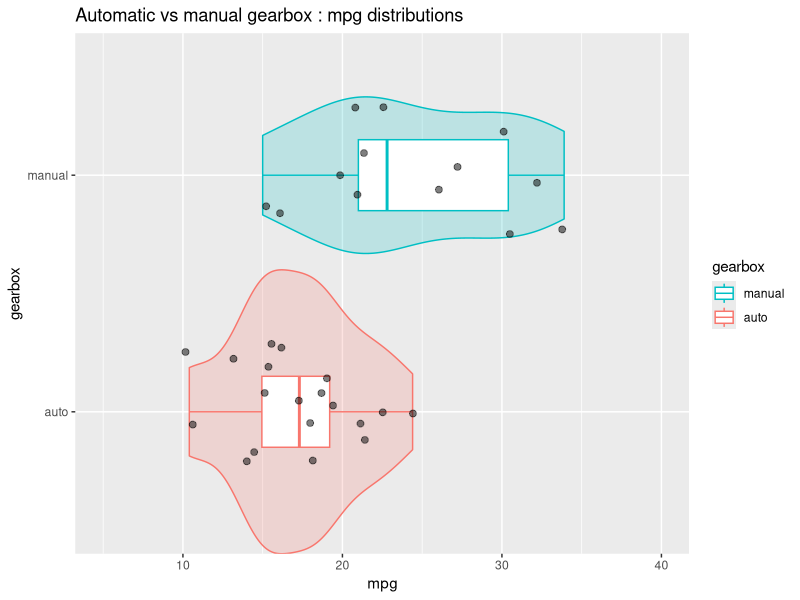
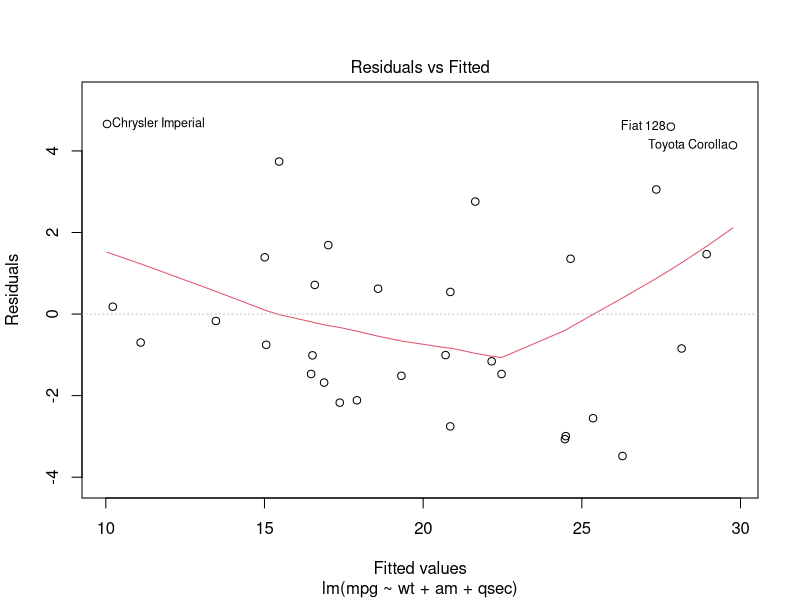
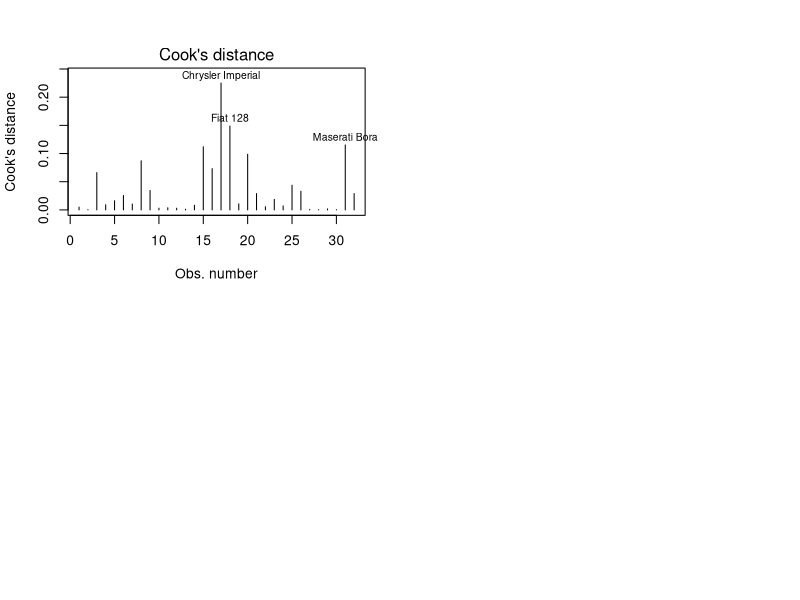
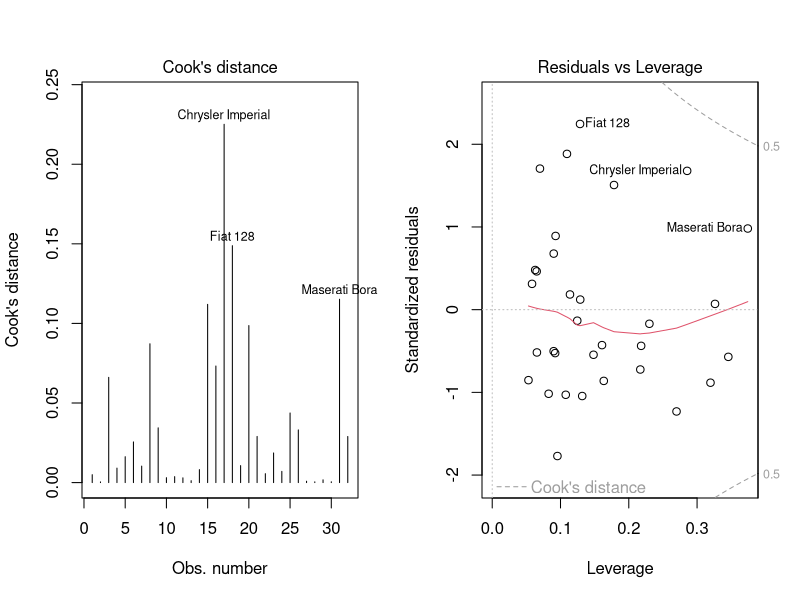
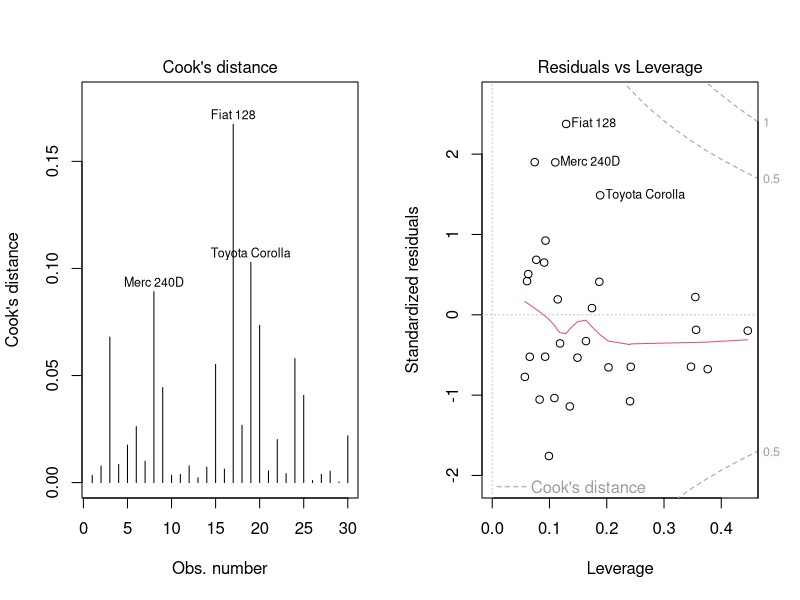
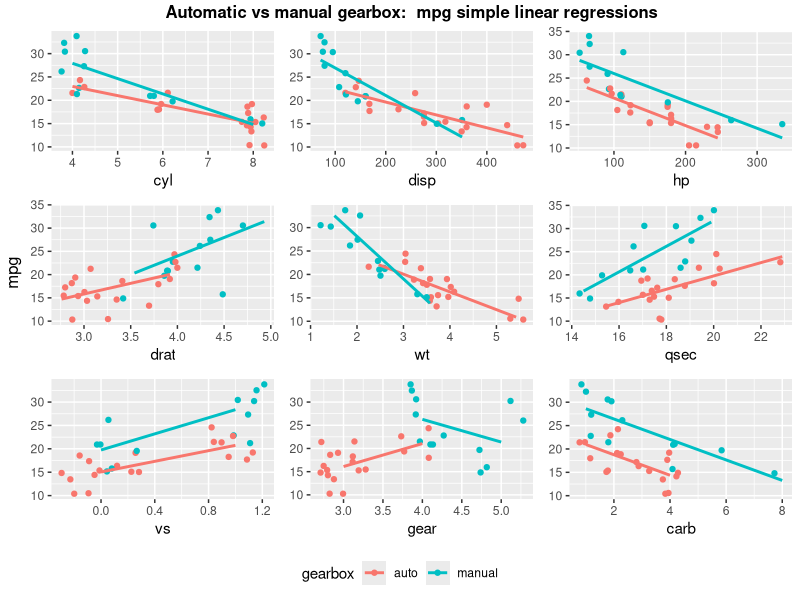
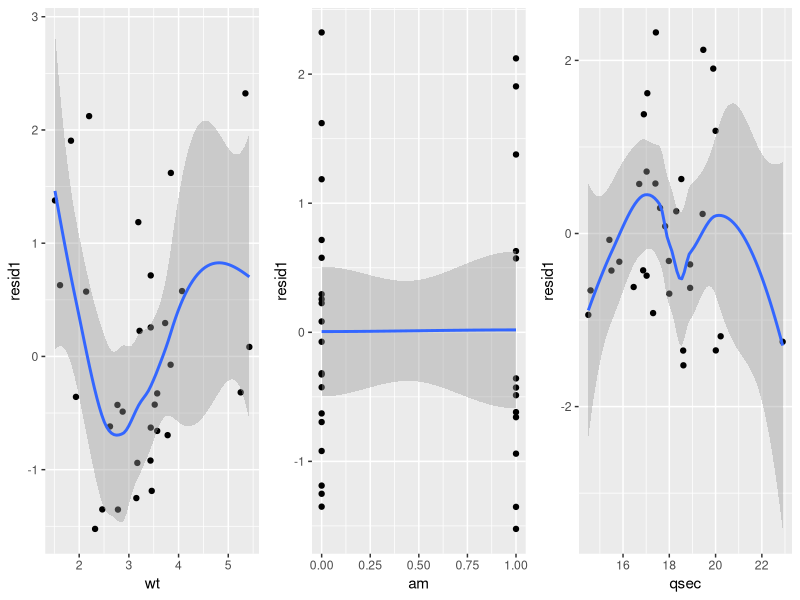

The R script that drew these images, in order: (Note: this script raises an error after producing the figures.)
#' ---
#' title: "Linear Models"
#' subtitle: "Project1.R"
#' author: "Bruno Fischer Colonimos"
#' date: '`r format(Sys.Date(), "%d %B %Y")`'
#' output:
#'         html_document:
#'                 theme: readable
#'                 number_sections: yes
#'         word_document:
#'              fig_caption: yes
#'              fig_width: 9
#'              toc: no
#'              number_sections: yes
#'              theme: readable
#' ---


#+ options
knitr::opts_chunk$set(echo = FALSE)


#' libraries + external code
#' =========================

#+ libraries, warnings = FALSE

library(dplyr)
# require(graphics)
# library(GGally)
library(ggplot2)
library(grid)
library(gridExtra)

# source(file.path("morecode", "multiplot", "multiplot.R"))


#' Global options
#' --------------
vsfigheight <-  2.5
vsfigwidth <-  2.5
sfigheight <-  3
sfigwidth <-  3
nfigheight <-  4
nfigwidth <-  4
lfigheight <-  5
lfigwidth <-  7
vlfigheight <-  7
vlfigwidth <-  10

defdevice <- NULL # NULL (print on current device), or 'win' (but anything goes)
defsleep <- 10 # default waiting time in seconds

#' The data
#' ========

# Help file : data frame with 32 observations on 11 variables.

# [, 1]	 mpg	 Miles/(US) gallon
# [, 2]	 cyl	 Number of cylinders
# [, 3]	 disp	 Displacement (cu.in.)
# [, 4]	 hp	 Gross horsepower
# [, 5]	 drat	 Rear axle ratio
# [, 6]	 wt	 Weight (1000 lbs)
# [, 7]	 qsec	 1/4 mile time
# [, 8]	 vs	 V/S
# [, 9]	 am	 Transmission (0 = automatic, 1 = manual)
# [,10]	 gear	 Number of forward gears
# [,11]	 carb	 Number of carburetors


data("mtcars")



#' Data exploration
#' ----------------

#' compute means for  am = 0 / 1
means <- mtcars %>%
        group_by(am) %>%
        summarise(meanmpg=mean(mpg))

meanauto <- means[1,"meanmpg"]
meanmanual <- means[2,"meanmpg"]

#' add to data mtcars factor 'gerbox' = factor(am) ,
#' but explicitly (auto / manual)

# mtcars <- mutate(mtcars, gearbox = factor(ifelse(am == 0, "auto", "manual")))
mtcars <- mutate(mtcars,
                 gearbox =
                         factor(mtcars$am,
                                labels = c("auto", "manual")))
# verification
# levels(mtcars$gearbox)



#' Compare distributions

# violin + box + points (jitter)
gviolin <- ggplot(mtcars, aes(gearbox, mpg, color=gearbox)) +
        geom_violin(mapping=aes(fill=gearbox),
                    width=1.2, show.legend = FALSE, alpha = .2) +
        geom_boxplot(width=.3) +
        geom_jitter(width=.3, height=.3,
                    alpha =.5, size = 2, color="black") +
        scale_y_continuous(limits = c(5, 40)) +
        guides(col = guide_legend(reverse = TRUE))+
        labs(title = "Automatic vs manual gearbox : mpg distributions") +
        coord_flip()

# display

displaygraph <- function(one.graph,
                         windevice = defdevice,
                         width = nfigwidth,
                         height = nfigheight ) {
        if (is.null(windevice)) {
                grid.newpage()
                grid.draw(one.graph)
        } else {
                windows(width = width, height = height)
                grid.newpage()
                grid.draw(one.graph)
                Sys.sleep(defsleep)
                dev.off()
        }
}

# display
displaygraph(gviolin)
# displaygraph(gviolin, "win",
#              width = lfigwidth,
#              height = vsfigheight)


#' Plotting the effect of every variable on mpg, conmparing
#' automatic and manual transmissions

# plotting function
plotam <- function(varname, withlegend = FALSE) {
        g <- ggplot(mtcars,
               aes_(x = as.name(varname),
                    y = quote(mpg),
                    color = quote(gearbox))) +
                geom_jitter(width= .3, height = .2) +
                geom_smooth(data = filter(mtcars, am ==0),
                            method="lm", se= FALSE) +
                geom_smooth(data = filter(mtcars, am ==1),
                            method="lm", se= FALSE) +
                ylab(NULL) +
                # scale_color_discrete(guide_legend("am")) +
                theme(legend.position = "bottom")
        if (withlegend) {
                g
        } else {
                g + theme(legend.position = "none")
        }
}

# test
# plotam("wt")
# plotam("wt" , withlegend=TRUE)

# plot all variables except mpg, against am
lpl <- lapply(X = setdiff(colnames(mtcars), c("am", "gearbox", "mpg")),
              plotam)


# put pplots together with a common legend):

# get the legend from any one plot (the plot must have a legend)
# extract legend
# https://github.com/hadley/ggplot2/wiki/Share-a-legend-between-two-ggplot2-graphs
g_legend <- function(a.gplot){
        tmp <- ggplot_gtable(ggplot_build(a.gplot))
        leg <- which(sapply(tmp$grobs, function(x) x$name) == "guide-box")
        legend <- tmp$grobs[[leg]]
        return(legend)}

mylegend <- g_legend(plotam("wt", withlegend = TRUE))


# draw the plot
# windows(width = 10, height = 6)
title2 <- textGrob("Automatic vs manual gearbox:  mpg simple linear regressions",
                   gp = gpar(fontface="bold"))

gg <- arrangeGrob(grobs = lpl,
                  ncol = 3,
                  top = title2,
                  left = "mpg")

g3 <- arrangeGrob(gg,
                   mylegend, nrow=2, heights=c(10, 1))
# to display

displaygraph(g3, "win",
             width = vlfigwidth,
             height = lfigheight)




#' model selection
#' ===============

#' backwards elimination (without interaction)
#' -------------------------------------------
# start


# testing function, not-really-so-great
nextstep <- function(fit) {
        sf <-  summary(fit)
        sfc <- summary(fit)$coef[-1,]
        rnames <- dimnames(sfc)[[1]]
        ix <- match(max(sfc[,4] ), sfc[,4] )
        # formula
        fitfla <- formula(fit)
        cfla <- as.character(fitfla)
        cfla <- paste(cfla[2], cfla[1], cfla[3])
        # result
        if (sfc[ix,4] > 0.05) {
                data.frame(nonsignif.var = rnames[ix],
                           p.value =  round(sfc[ix, 4], 3),
                           sigma = sf$sigma,
                           Rsquared =  sf$r.squared,
                           Adj.Rsquared = sf$adj.r.squared)
        } else {
                data.frame(nonsignif.var = "all significant",
                           formula = cfla,
                           sigma = sf$sigma,
                           Rsquared =  sf$r.squared,
                           Adj.Rsquared = sf$adj.r.squared)
        }
}


# init ialize the removel process and create functions
initrem <- function() {
        i <- 1
        elim <- character(0)
        step = NULL
        list(remvar = function() {
                step <<- nextstep(fit)
                elim[i] <<- paste0(step$nonsignif.var,
                                  " (p.value:",
                                  round(step$p.value, 2) , ")" )
                i <<- i + 1
                step },
             whatstep = function() {step},
             stephist = function() {elim}
        )
}

temp <- initrem()
remvar <- temp[["remvar"]]
whatstep <- temp[["whatstep"]]
stephist <- temp[["stephist"]]

# remove var function
# remvar <- function() {
#         step <<- nextstep(fit)
#         elim[i] <<- paste(step$nonsignif.var, "(p.value =", round(step$p.value, 2) , ")" )
#         i <<- i + 1
# }




# first iteration
fit <- lm(mpg ~ carb + hp + disp + cyl + wt + gear + am + drat + vs + qsec, mtcars)
# show essentials
summary(fit)
remvar( )
stephist()


# 2 removing cyl
fit <- lm(mpg ~ carb + hp + disp + wt + gear + am + drat + vs + qsec, mtcars)
# show essentials
summary(fit)
remvar( )
stephist()


# removing vs
fit <- lm(mpg ~ carb + hp + disp + wt + gear + am + drat + qsec, mtcars)
# show essentials
summary(fit)
remvar( )
stephist()


# removing carb
fit <- lm(mpg ~ hp + disp + wt + gear + am + drat + qsec, mtcars)
# show essentials
summary(fit)
remvar( )
stephist()


# removing gear
fit <- lm(mpg ~ hp + disp + wt + am + drat + qsec, mtcars)
# show essentials
summary(fit)
remvar( )
stephist()


# removing drat
# show essentials
summary(fit)
remvar( )
stephist()


# removing disp
fit <- lm(mpg ~ hp + wt + am + qsec, mtcars)
# show essentials
summary(fit)
remvar( )
stephist()

# removing hp final step
fit <- lm(mpg ~ wt + am + qsec, mtcars)
# show essentials
summary(fit)
try(remvar( ))
sh <- stephist() # store removal history

# test list of removals (char)
remlist <- paste(sh, collapse = ", ")


# All significants
#   nonsignif.var              formula    sigma  Rsquared Adj.Rsquared
# all significant mpg ~ wt + am + qsec 2.458846 0.8496636    0.8335561



#' mpg ~ wt + am + qsec diagnostics
#' --------------------------------

plot(fit, which = 1)


# residuals plots
vnames <- c("wt", "am", "qsec") # variables in the final model

# Store residuals
mtcars1 <- mutate(mtcars, resid1 = rstudent(fit))

resvarplot <- function(varname) {
        ggplot(mtcars1, aes_(as.name(varname) , quote(resid1))) +
                geom_point()+
                geom_smooth()
}

lpres <- lapply(vnames, FUN=resvarplot)


windows(width = 10)
gr <- arrangeGrob(grobs = lpres,
          #ncols=3
          layout_matrix = matrix(c(1,2,3), nrow=1)
)
grid.draw(gr)
dev.off()



#' Adding interaction am:wt
#' ------------------------

fit2 <- lm(mpg ~ wt + am*wt + qsec, mtcars)
s <- summary(fit2)
s


pr <- par("mfrow")
par(mfrow=c(2,2))
plot(fit2, which = 4)
par(mfrow=pr)




#' Try Adding interaction am:qsec + anova test ==> no
#' --------------------------------------------------

fit3 <- lm(mpg ~ wt + am*wt + qsec + am*qsec, mtcars)
s <- summary(fit3)
s

an <- anova(fit, fit2, fit3)
an


# Analysis of Variance Table
#
# Model 1: mpg ~ wt + am + qsec
# Model 2: mpg ~ wt + am * wt + qsec
# Model 3: mpg ~ wt + am * wt + qsec + am * qsec
# Res.Df    RSS Df Sum of Sq       F   Pr(>F)
# 1     28 169.29
# 2     27 117.28  1    52.010 11.6099 0.002145 **
# 3     26 116.47  1     0.802  0.1791 0.675630
# ---
#  Signif. codes:  0 ‘***’ 0.001 ‘**’ 0.01 ‘*’ 0.05 ‘.’ 0.1 ‘ ’ 1

# p-values
pv <- an$`Pr(>F)`

#  NA 0.002144762 0.675630240

# get individual p-values
# pv[2]





#' We select : mpg ~ wt + am * wt + qsec
#' ------------------------




#' diagnostics2
#' ------------

pr <- par("mfrow")
par(mfrow=c(1,2))
plot(fit2, which=4)
plot(fit2, which=5)
par(mfrow = pr)


hatvalues(fit2)
dfb <- dfbetas(fit2)

str(dfb)

dfb[ , c("wt"  , "am", "wt:am")]

dfb[c("Fiat 128", "Maserati Bora" , "Chrysler Imperial" ) , c("wt"  , "am", "wt:am")]

# ==> Try without Chrysler Imperial , Maserati Bora

mtcars2 <- mtcars
mtcars2$model <- rownames(mtcars)
mtcars2 <- filter(mtcars2, model != "Chrysler Imperial", model != "Maserati Bora")
rownames(mtcars2) <- mtcars2$model

fit2B <- lm(mpg ~ wt + am*wt + qsec, mtcars2)
s <- summary(fit2B)
s

pr <- par("mfrow")
par(mfrow=c(1,2))
plot(fit2B, which = 4)
plot(fit2B, which = 5)
par(mfrow=pr)





hatvalues(fit2B)
dfb <- dfbetas(fit2B)
dfb[ , c("am", "wt:am")]



#'
#' conclusion:
#' -----------

# Point estimation
# neutral weight

nwt <- - (sfc[3,1] / sfc[5,1])
deltaslope <- sfc[5,1]


sfc <- summary(fit2B)$coef
sfc

# 2 equations, automatic vs manual
# automatic: mpg = 9.723 - 2.937 wt + 1.017 qs
# manual : mpg = (9.723 + 14.079) - (2.937 + 7.078) wt + 1.017 qs

# ==> for small wt, manual is better, for high wt auto is better.
# balance point, w = 3.4 (thousands of lb)
# The manufactureres seem aware of it, as the overlap zone goes from circa

mt24 <- filter(mtcars, wt > 2.5 & wt < 4.5)
mt24a <- filter(mt24, am==0)
mt24m <- filter(mt24, am==1)
# ggplot(mt24, aes(wt, am))+ geom_point()
min(mt24a$wt) # 3.15
max(mt24m$wt) # 3.57




#'
#' Bootstrapping the difference of coefficients
#' ------------------------------------------------
#'

data(mtcars)

# first: estimate the model from lm
fit <- lm(mpg ~  qsec + wt*am, mtcars)
sc <- summary(fit)$coefficients

# conf int for coeff(wt:am)
sc[5,1] + c(-1,1) * qt(df = nrow(mtcars) - 2, p = .975) * sc[5,2]



n <- nrow(mtcars)
B <- 10000

# resampling
set.seed(1254)


# do not storethe samples
#
# generate samples
x <- sample(1:n, n, replace = TRUE)

lsamp <- lapply(1:B, function(i) sample(1:n, n, replace = TRUE))

getcoeffs <- function(x){
        # sample data
        sdata <- mtcars[x,]
        # compute model
        fit <- lm(mpg ~  hp + wt*am, sdata)
        sc <- summary(fit)$coef

        bam <- sc[4,1]
        bamwt <- sc[5,1]
        wt0 <- (- bam / bamwt)
        c(wt0, bamwt)
}


lsamp <- sapply(lsamp, getcoeffs)
lsamp <- t(lsamp)
lsamp <- as.data.frame(lsamp, stringsAsFactors = FALSE)
colnames(lsamp) <- c("neutral", "diff_slope")

# conclusions about "neutral"
quantile(lsamp$neutral, c(.025, .975))
mean(lsamp[[1]]) # surprising
median(lsamp$neutral)
head(lsamp)
min(lsamp$neutral)
max(lsamp$neutral)

g = ggplot(lsamp, aes(x = neutral)) +
        geom_density(color = "black", fill = "lightblue") +
        scale_x_continuous(limits = c(1,5))
g


# About "diff_slope"

quantile(lsamp$diff_slope, c(.025, .975))
mean(lsamp$diff_slope) # surprising
median(lsamp$diff_slope)
















# ===================================================================================================
# ===================================================================================================


#' correlations
#' ------------

# cor(mtcars)

# heatmap(cor(mtcars),
#        col=colorRampPalette(c("blue","white", "red"))( 20 ))




#' diagnostics
#' ------------

pr <- par("mfrow")
par(mfrow=c(2,2))
plot(fit)
par(mfrow=pr)


# residuals plots

vnames <- c("wt", "am", "qsec") # variables in the final model

# rstudent(fit) # try


# Store residuals
mtcars <- mutate(mtcars, resid1 = rstudent(fit))


resvarplot <- function(varname, residvar = "resid1") {
        ggplot(mtcars, aes_(as.name(varname) , as.name(residvar))) +
                geom_point()+
                geom_smooth()
}

# resvarplot("wt")
# resvarplot("am")
# resvarplot("qsec")

lpres <- lapply(vnames, FUN=resvarplot)
windows(width=10)
multiplot(plotlist = lpres,
          #ncols=3
          layout = matrix(c(1,2,3), nrow=1)
          )
dev.off()




#' what about a different model with hp instead of qsec
#' -----------------------------------------------------


fit <- lm(mpg ~ wt + am + hp, mtcars)
s <- summary(fit)
s
# All significants
s$sigma
s$r.squared
s$adj.r.squared


# with hp and interaction

fit <- lm(mpg ~  am + hp + wt*am, mtcars)
s <- summary(fit)
s
# All significants
s$sigma
s$r.squared
s$adj.r.squared

# diagnostics
windows()
pr <- par("mfrow")
par(mfrow=c(2,2))
plot(fit)

par(mfrow = pr)
dev.off()

# SAME WITHOUR MASERATI bORA

rownames(mtcars)
mtcars <- mutate(mtcars, modname = rownames(mtcars))

mtcars2 <- filter(mtcars, modname != "Maserati Bora")


fit <- lm(mpg ~  am + hp + wt*am, mtcars2)
s <- summary(fit)
s
# All significants
s$sigma
s$r.squared
s$adj.r.squared

# diagnostics
windows()
pr <- par("mfrow")
par(mfrow=c(2,2))
plot(fit)

par(mfrow=pr)
dev.off()




vnames2 <- c("wt", "am", "hp") # variables in the final model
# Store residuals2
mtcars <- mutate(mtcars, resid2 = rstudent(fit))


resvarplot2 <- function(varname) {
        ggplot(mtcars, aes_(as.name(varname) , quote(resid2))) +
                geom_point()
}


lpres2 <- lapply(vnames2, FUN=resvarplot2)
multiplot(plotlist = lpres, ncols=3)
windows(width = 10)
multiplot(plotlist = lpres2,
          layout=matrix(c(1,2,3), nrow=1, byrow=TRUE))
dev.off()


# qqnorm(mtcars$resid1)
# qqnorm(mtcars$resid2)

ggplot(mtcars) + geom_qq(aes(sample = resid1))
ggplot(mtcars) + geom_qq(aes(sample = resid2))

ggplot(mtcars, aes(sample = resid1)) + stat_qq()
ggplot(mtcars, aes(sample = resid2)) + stat_qq()



ggplot(mtcars, aes(x= resid1)) +
        geom_histogram(bins=nclass.FD(mtcars$resid1))


ggplot(mtcars, aes(x= resid2)) +
        geom_histogram(bins=nclass.FD(mtcars$resid2))




#' correlations
#' -------------


# select(mtcars, one_of(vnames))
# cor(mtcars[vnames], select(mtcars, -one_of(names)))



# redv <- mtcars[c("mpg", vnames)]

heatmap(cor(mtcars[c("mpg", vnames)]),
        col=colorRampPalette(c("blue","white", "red"))( 20 ))

cor(mtcars[vnames])

heatmap(cor(mtcars[vnames])
        , col=colorRampPalette(c("blue","white", "red"))( 50 )
        #, zlim=c(-1.05, 1.05),
        , symm = TRUE
        )


heatmap(cor(mtcars[vnames2])
        , col=colorRampPalette(c("blue","white", "red"))( 50 )
        #, zlim=c(-1.05, 1.05),
        , symm = TRUE
)


# Correlations between variables inside the models and
# variables left out
cor(select(mtcars, one_of(vnames)),
    select(mtcars, - one_of(c(vnames, "mpg", 'modname'))))
# corresponding heatmap (blue = negative, red = positive)
heatmap(cor(mtcars[vnames],
            select(mtcars, -one_of(c(vnames, "mpg", "modname")))),
        col=colorRampPalette(c("blue","white", "red"))( 100 )
        #, zlim=c(-1, 1)
        )


cor(mtcars[vnames2],
    select(mtcars, -one_of(c(vnames2, "mpg", "resid1", "resid2", "modname"))))
heatmap(cor(mtcars[vnames2],
            select(mtcars, -one_of(c(vnames2, "mpg", "resid1", "resid2", "modname")))),
        col=colorRampPalette(c("blue","white", "red"))( 100 )
        # , zlim=c(-.9, .9)
)



# nested models

fit1 <- lm(mpg ~ am, mtcars)
fit2 <- lm(mpg ~ am + wt , mtcars)
fit3 <- lm(mpg ~ am + wt + qsec, mtcars)
anova(fit1,fit2,fit3)

fit4 <- lm(mpg ~ am + wt + qsec + hp, mtcars)
anova(fit3, fit4)
# ==> the addition of hp is not justified

fit5 <- lm(mpg ~ am + wt + qsec + disp, mtcars)
anova(fit3, fit5)
# ==> the addition of disp is not justified

fit3B <- lm(mpg ~ am + wt + qsec + wt*am, mtcars)
anova(fit3, fit3B)

summary(fit3)
summary(fit3B)



# nested models B

fitB1 <- lm(mpg ~ am, mtcars)
fitB2 <- lm(mpg ~ am + wt , mtcars)
fitB2B <- lm(mpg ~ am + wt*am , mtcars)

anova(fitB1,fitB2, fitB2B) # justified
fitB3B <- lm(mpg ~ am + wt*am + qsec, mtcars)
anova(fitB2B, fitB3B) # justified
summary(fitB3B)


fitB4 <- lm(mpg ~ am + wt + qsec + hp, mtcars)
anova(fit3, fit4)
# ==> the addition of hp is not justified


fit5 <- lm(mpg ~ am + wt + qsec + disp, mtcars)
anova(fit3, fit5)
# ==> the addition of disp is not justified

fit3B <- lm(mpg ~ am + wt + qsec + wt*am, mtcars)
anova(fit3, fit3B)

summary(fit3)
summary(fit3B)


#' nested models C
#' ---------------


fitC1 <- lm(mpg ~ am, mtcars)
fitC2 <- lm(mpg ~ am + wt , mtcars)
fitC2B <- lm(mpg ~ am + wt*am , mtcars)

anova(fitC1,fitC2, fitC2B) # justified
fitC3B <- lm(mpg ~ am + wt*am + hp, mtcars)
anova(fitC2B, fitC3B) # justified
summary(fitC3B)


fitC4B <- lm(mpg ~ am + wt*am + hp + qsec , mtcars)
anova(fitC3B, fitC4B)
# ==> the addition of hp is not justified
summary(fitC4B)



#' conclusion:
#' -----------

# 2 equations, automatic vs manual
# automatic: mpg = 9.723 - 2.937 wt + 1.017 qs
# manual : mpg = (9.723 + 14.079) - (2.937 + 7.078) wt + 1.017 qs

# ==> for small wt, manual is better, for hign wt auto is better.
# balance point, w = 3.4 (thousands of lb)
# The manufactureres seem aware of it, as the overlap zone goes from circa

mt24 <- filter(mtcars, wt > 2.5 & wt < 4.5)
mt24a <- filter(mt24, am==0)
mt24m <- filter(mt24, am==1)
# ggplot(mt24, aes(wt, am))+ geom_point()
min(mt24a$wt) # 3.15
max(mt24m$wt) # 3.57
